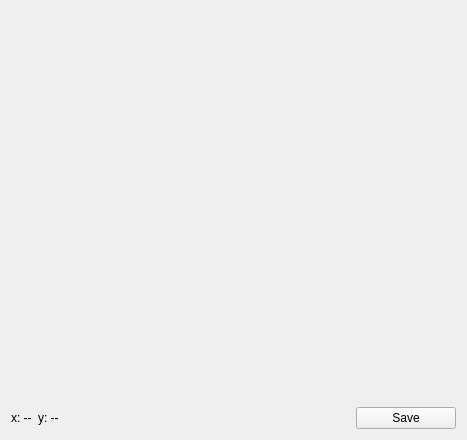
<?xml version="1.0" encoding="UTF-8"?>
<ui version="4.0">
 <class>ImageTab</class>
 <widget class="QWidget" name="ImageTab">
  <property name="geometry">
   <rect>
    <x>0</x>
    <y>0</y>
    <width>467</width>
    <height>440</height>
   </rect>
  </property>
  <property name="windowTitle">
   <string>Form</string>
  </property>
  <layout class="QVBoxLayout" name="verticalLayout" stretch="1,0">
   <item>
    <widget class="ImagePlotWidget" name="widget" native="true"/>
   </item>
   <item>
    <layout class="QHBoxLayout" name="horizontalLayout">
     <item>
      <widget class="QLabel" name="lblX">
       <property name="text">
        <string>x: --</string>
       </property>
      </widget>
     </item>
     <item>
      <widget class="QLabel" name="lblY">
       <property name="text">
        <string>y: --</string>
       </property>
      </widget>
     </item>
     <item>
      <spacer name="horizontalSpacer">
       <property name="orientation">
        <enum>Qt::Horizontal</enum>
       </property>
       <property name="sizeHint" stdset="0">
        <size>
         <width>40</width>
         <height>20</height>
        </size>
       </property>
      </spacer>
     </item>
     <item>
      <widget class="QPushButton" name="btnSave">
       <property name="minimumSize">
        <size>
         <width>100</width>
         <height>0</height>
        </size>
       </property>
       <property name="maximumSize">
        <size>
         <width>100</width>
         <height>16777215</height>
        </size>
       </property>
       <property name="text">
        <string>Save</string>
       </property>
      </widget>
     </item>
    </layout>
   </item>
  </layout>
 </widget>
 <customwidgets>
  <customwidget>
   <class>ImagePlotWidget</class>
   <extends>QWidget</extends>
   <header>controls/imageplot/imageplotwidget.h</header>
   <container>1</container>
  </customwidget>
 </customwidgets>
 <resources/>
 <connections/>
</ui>
